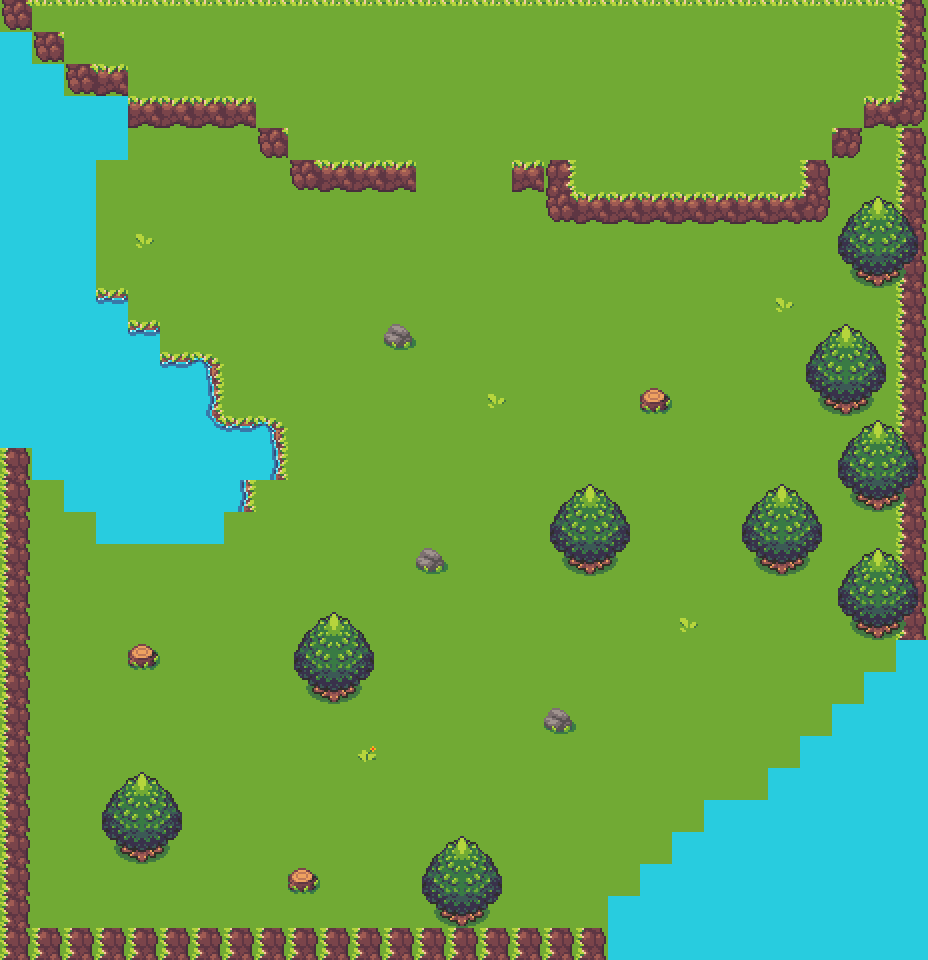

Tiled map render using the project's own tile images. Description and the map definition, with tile-layer contents summarised, below:
An orthogonal 29x30 tile map with 32x32 px tiles, 3 tile layers (background, blocked, enviroment) and 20 objects.

<map version="1.5" tiledversion="1.7.2" orientation="orthogonal" renderorder="right-down" width="29" height="30" tilewidth="32" tileheight="32" infinite="0" nextlayerid="9" nextobjectid="37">
 <editorsettings>
  <export target="new_level.json" format="json" />
 </editorsettings>
 <tileset firstgid="1" name="atlas_32x" tilewidth="32" tileheight="32" tilecount="1536" columns="96">
  <image source="../images/atlas_32x.png" width="3072" height="512" />
 </tileset>
 <layer id="1" name="background" width="29" height="30">
  <data>[870 cells, 870 non-empty, 3 distinct tile ids]</data>
 </layer>
 <layer id="4" name="blocked" width="29" height="30">
  <data>[870 cells, 255 non-empty, 14 distinct tile ids]</data>
 </layer>
 <layer id="5" name="enviroment" width="29" height="30">
  <data>[870 cells, 82 non-empty, 10 distinct tile ids]</data>
 </layer>
 <objectgroup id="2" name="player_locations">
  <object id="1" gid="1082" x="431.333" y="54.6667" width="32" height="32" />
  <object id="2" gid="1082" x="700.667" y="62.6667" width="32" height="32" />
  <object id="3" gid="1082" x="290" y="47.3333" width="32" height="32" />
 </objectgroup>
 <objectgroup id="6" name="chest_locations">
  <object id="4" gid="1361" x="346" y="522" width="32" height="32">
   <properties>
    <property name="spawner" value="3" />
   </properties>
  </object>
  <object id="5" gid="1361" x="638" y="686" width="32" height="32">
   <properties>
    <property name="spawner" value="3" />
   </properties>
  </object>
  <object id="6" gid="1361" x="808" y="322" width="32" height="32">
   <properties>
    <property name="spawner" value="3" />
   </properties>
  </object>
  <object id="7" gid="1361" x="204" y="902" width="32" height="32">
   <properties>
    <property name="spawner" value="3" />
   </properties>
  </object>
 </objectgroup>
 <objectgroup id="7" name="monster_locations">
  <object id="25" gid="304" x="192" y="774" width="32" height="32">
   <properties>
    <property name="spawner" value="6" />
   </properties>
  </object>
  <object id="26" gid="304" x="278" y="806" width="32" height="32">
   <properties>
    <property name="spawner" value="7" />
   </properties>
  </object>
  <object id="27" gid="304" x="706" y="730" width="32" height="32">
   <properties>
    <property name="spawner" value="1" />
   </properties>
  </object>
  <object id="28" gid="304" x="514" y="672" width="32" height="32">
   <properties>
    <property name="spawner" value="3" />
   </properties>
  </object>
  <object id="29" gid="304" x="488" y="852" width="32" height="32">
   <properties>
    <property name="spawner" value="8" />
   </properties>
  </object>
  <object id="30" gid="304" x="730" y="432" width="32" height="32">
   <properties>
    <property name="spawner" value="2" />
   </properties>
  </object>
  <object id="31" gid="304" x="336" y="450" width="32" height="32">
   <properties>
    <property name="spawner" value="4" />
   </properties>
  </object>
  <object id="32" gid="304" x="120" y="622" width="32" height="32">
   <properties>
    <property name="spawner" value="5" />
   </properties>
  </object>
  <object id="33" gid="304" x="76" y="890" width="32" height="32">
   <properties>
    <property name="spawner" value="9" />
   </properties>
  </object>
  <object id="34" gid="304" x="462" y="492" width="32" height="32">
   <properties>
    <property name="spawner" value="3" />
   </properties>
  </object>
  <object id="35" gid="304" x="148" y="249.333" width="32" height="32">
   <properties>
    <property name="spawner" value="8" />
   </properties>
  </object>
  <object id="36" gid="304" x="582.667" y="316" width="32" height="32">
   <properties>
    <property name="spawner" value="8" />
   </properties>
  </object>
 </objectgroup>
 <objectgroup id="8" name="npc_locations">
  <object id="9" gid="1084" x="540" y="112.667" width="32" height="32">
   <properties>
    <property name="spawner" value="1" />
   </properties>
  </object>
 </objectgroup>
</map>
